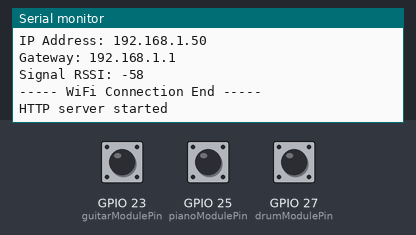
The sketch below on a simulated ESP32. Shown: the last lines printed to the serial monitor. The test bench sets the inputs (shaded band); at power-on: GPIO 23 (guitarModulePin) HIGH, GPIO 25 (pianoModulePin) HIGH, GPIO 27 (drumModulePin) HIGH. WiFi joins after 1.5 s; servers stay silent unless stated.

Above: at 4.7 s.
4.8 s: GPIO 23 (guitarModulePin) pulled LOW for 0.15 s
At 6.0 s:
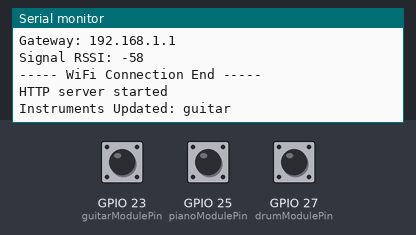
6.4 s: GPIO 25 (pianoModulePin) pulled LOW for 0.15 s
At 7.5 s:
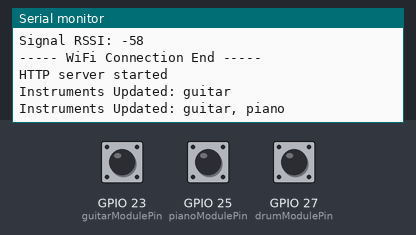
8.0 s: GPIO 27 (drumModulePin) pulled LOW for 0.15 s
At 8.7 s:
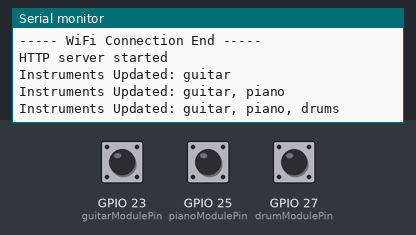

Measured:
- after the input at 4.8 s, the serial monitor: prints a new line at once (image 1)
- after the input at 6.4 s, the serial monitor: prints a new line at once (image 2)
- after the input at 8.0 s, the serial monitor: prints a new line at once (image 3)

The sketch:

mitMakeEsp32.ino
```cpp
#include <WiFi.h>
#include <WebServer.h>
#define pianoModulePin 25
#define guitarModulePin 23
#define drumModulePin 27

const char* ssid = "Nicholas’s iPhone";
const char* password = "Trash Pig";

WebServer server(80);
String instruments = "";
bool pianoOn = false;
bool guitarOn = false;
bool drumOn = false;

void handleRoot() {
  server.send(200, "text/plain", "ESP32 Server Running");
}

void handleNumber() {
  server.send(200, "text/plain", String("42"));
}

void handleInstruments() {
  server.send(200, "text/plain", String(instruments));
}

void connectToWiFi() {
  Serial.println("----- WiFi Connection Start -----");
  Serial.print("SSID: ");
  Serial.println(ssid);

  WiFi.mode(WIFI_STA);
  WiFi.begin(ssid, password);

  int attempts = 0;

  while (WiFi.status() != WL_CONNECTED && attempts < 30) {
    Serial.print("Attempt ");
    Serial.print(attempts + 1);
    Serial.print(" | Status: ");
    Serial.println(WiFi.status());
    delay(1000);
    attempts++;
  }

  if (WiFi.status() == WL_CONNECTED) {
    Serial.println("WiFi CONNECTED");
    Serial.print("IP Address: ");
    Serial.println(WiFi.localIP());
    Serial.print("Gateway: ");
    Serial.println(WiFi.gatewayIP());
    Serial.print("Signal RSSI: ");
    Serial.println(WiFi.RSSI());
  } else {
    Serial.println("WiFi FAILED TO CONNECT");
  }

  Serial.println("----- WiFi Connection End -----");
}

void setup() {
  Serial.begin(115200);
  delay(1500);

  pinMode(pianoModulePin, INPUT_PULLUP);
  pinMode(guitarModulePin, INPUT_PULLUP);
  pinMode(drumModulePin, INPUT_PULLUP);

  connectToWiFi();

  if (WiFi.status() == WL_CONNECTED) {
    server.on("/", handleRoot);
    server.on("/number", HTTP_GET, handleNumber);
    server.on("/instruments", HTTP_GET, handleInstruments);
    server.begin();
    Serial.println("HTTP server started");
  } else {
    Serial.println("Server not started due to WiFi failure");
  }
}

void getNewInstruments()
{
  String oldInstruments = instruments;
  if (digitalRead(pianoModulePin) == LOW && !pianoOn) {
    if (instruments.length() > 0) instruments += ", ";
    pianoOn = true;
    instruments += "piano";
  }

  if (digitalRead(guitarModulePin) == LOW && !guitarOn) {
    if (instruments.length() > 0) instruments += ", ";
    guitarOn = true;
    instruments += "guitar";
  }

  if (digitalRead(drumModulePin) == LOW && !drumOn) {
    if (instruments.length() > 0) instruments += ", ";
    drumOn = true;
    instruments += "drums";
  }

  if (oldInstruments != instruments) {
    Serial.print("Instruments Updated: ");
    Serial.println(instruments);
  }
}

void loop() {
  server.handleClient();

  getNewInstruments();
}
```
